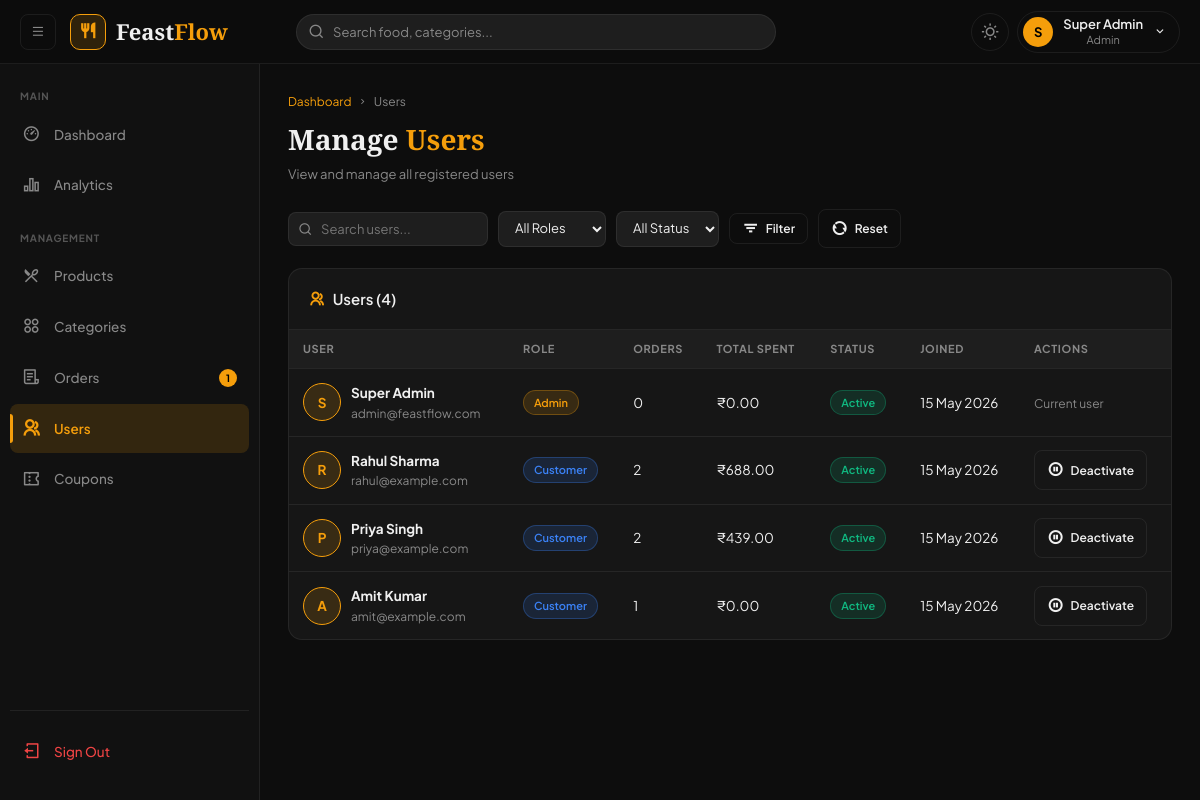
The page /admin/users.php (signed in) on the database its author committed.
### tables this page shows
CREATE TABLE IF NOT EXISTS `users` (
    `id`              INT UNSIGNED    NOT NULL AUTO_INCREMENT,
    `name`            VARCHAR(100)    NOT NULL,
    `email`           VARCHAR(150)    NOT NULL UNIQUE,
    `password_hash`   VARCHAR(255)    NOT NULL,
    `role`            ENUM('admin','customer') NOT NULL DEFAULT 'customer',
    `phone`           VARCHAR(20)     NULL,
    `address`         TEXT            NULL,
    `avatar`          VARCHAR(255)    NULL,
    `status`          ENUM('active','inactive','banned') NOT NULL DEFAULT 'active',
    `login_attempts`  TINYINT         NOT NULL DEFAULT 0,
    `locked_until`    TIMESTAMP       NULL,
    `last_login`      TIMESTAMP       NULL,
    `created_at`      TIMESTAMP       NOT NULL DEFAULT CURRENT_TIMESTAMP,
    `updated_at`      TIMESTAMP       NOT NULL DEFAULT CURRENT_TIMESTAMP ON UPDATE CURRENT_TIMESTAMP,
    PRIMARY KEY (`id`),
    INDEX `idx_email` (`email`),
    INDEX `idx_role`  (`role`),
    INDEX `idx_status`(`status`)
);

### admin/users.php (the view, shortened to what this page needs)
<?php
require_once __DIR__ . '/../includes/functions.php';
$search = $_GET['search'] ?? '';
$pdo = getPDO();
$sql = "SELECT u.*, (SELECT COUNT(*) FROM orders o WHERE o.user_id=u.id) AS order_count, (SELECT COALESCE(SUM(total),0) FROM orders o WHERE o.user_id=u.id AND o.status='delivered') AS total_spent FROM users u WHERE 1=1";
$params = [];
$sql .= " ORDER BY u.created_at DESC";
$stmt = $pdo->prepare($sql); $stmt->execute($params);
$users = $stmt->fetchAll();
$page   = max(1,(int)($_GET['page']??1));
$total  = count($users);
$users  = array_slice($users, ($page-1)*ROWS_PER_PAGE, ROWS_PER_PAGE);
include __DIR__ . '/../includes/header.php';
?>
<div class="page-header">
  <div>
    <div class="breadcrumb"><a href="<?= APP_URL ?>/admin/dashboard.php">Dashboard</a><i class="ri-arrow-right-s-line"></i>Users</div>
    <h1 class="page-title">Manage <span>Users</span></h1>
    <p class="page-subtitle">View and manage all registered users</p>
  </div>
</div>
<form method="GET">
  <div class="filters-bar">
    <div class="search-filter"><i class="ri-search-line"></i>
      <input type="text" name="search" placeholder="Search users..." value="<?= sanitize($search) ?>">
    </div>
    <select name="role" class="filter-select">
      <option value="">All Roles</option>
    </select>
    <select name="status" class="filter-select">
      <option value="">All Status</option>
    </select>
    <button type="submit" class="btn btn-outline btn-sm"><i class="ri-filter-3-line"></i> Filter</button>
    <a href="<?= APP_URL ?>/admin/users.php" class="btn btn-outline btn-sm"><i class="ri-refresh-line"></i> Reset</a>
  </div>
</form>
<div class="card">
  <div class="card-header"><div class="card-title"><i class="ri-group-line"></i>Users (<?= $total ?>)</div></div>
  <?php if (empty($users)): ?>
  <div class="empty-state"><i class="ri-group-line"></i><h3>No users found</h3><p>Try adjusting your filters.</p></div>
  <?php else: ?>
  <div class="table-wrapper">
    <table>
      <thead><tr><th>User</th><th>Role</th><th>Orders</th><th>Total Spent</th><th>Status</th><th>Joined</th><th>Actions</th></tr></thead>
      <tbody>
      <?php foreach ($users as $u): ?>
      <tr data-searchable="<?= sanitize($u['name'].' '.$u['email']) ?>">
        <td>
          <div style="display:flex;align-items:center;gap:10px">
            <div style="width:38px;height:38px;border-radius:50%;background:var(--amber-glow);border:1px solid var(--amber);display:grid;place-items:center;font-weight:700;color:var(--amber);flex-shrink:0">
              <?= strtoupper(substr($u['name'],0,1)) ?>
            </div>
            <div>
              <div class="fw-bold"><?= sanitize($u['name']) ?></div>
              <div class="text-sm text-muted"><?= sanitize($u['email']) ?></div>
            </div>
          </div>
        </td>
        <td><?= $u['role'] === 'admin' ? '<span class="badge badge-warning">Admin</span>' : '<span class="badge badge-info">Customer</span>' ?></td>
        <td><?= $u['order_count'] ?></td>
        <td><?= formatPrice($u['total_spent']) ?></td>
        <td><?= statusBadge($u['status']) ?></td>
        <td><?= date('d M Y', strtotime($u['created_at'])) ?></td>
        <td>
          <?php if ($u['id'] !== (int)$_SESSION['user_id']): ?>
          <a href="?action=toggle&id=<?= $u['id'] ?>" class="btn <?= $u['status']==='active'?'btn-outline':'btn-success' ?> btn-sm">
            <i class="ri-<?= $u['status']==='active'?'pause':'play' ?>-circle-line"></i>
            <?= $u['status']==='active'?'Deactivate':'Activate' ?>
          </a>
          <?php else: ?><span class="text-sm text-muted">Current user</span><?php endif; ?>
        </td>
      </tr>
      <?php endforeach; ?>
      </tbody>
    </table>
  </div>
  <?php endif; ?>
</div>
<?php include __DIR__ . '/../includes/footer.php'; ?>

### includes/functions.php (shortened to what this page needs)
<?php
function formatPrice(float $price): string {
    return '₹' . number_format($price, 2);
}
function sanitize(string $str): string {
    return htmlspecialchars(trim($str), ENT_QUOTES, 'UTF-8');
}
function statusBadge(string $status): string {
    $map = [
        'pending'          => ['class' => 'badge-warning',  'label' => 'Pending'],
        'confirmed'        => ['class' => 'badge-info',     'label' => 'Confirmed'],
        'preparing'        => ['class' => 'badge-primary',  'label' => 'Preparing'],
        'out_for_delivery' => ['class' => 'badge-purple',   'label' => 'Out for Delivery'],
        'delivered'        => ['class' => 'badge-success',  'label' => 'Delivered'],
        'cancelled'        => ['class' => 'badge-danger',   'label' => 'Cancelled'],
        'active'           => ['class' => 'badge-success',  'label' => 'Active'],
        'inactive'         => ['class' => 'badge-secondary','label' => 'Inactive'],
        'paid'             => ['class' => 'badge-success',  'label' => 'Paid'],
        'banned'           => ['class' => 'badge-danger',   'label' => 'Banned'],
    ];
    $b = $map[$status] ?? ['class' => 'badge-secondary', 'label' => ucfirst($status)];
    return "<span class=\"badge {$b['class']}\">{$b['label']}</span>";
}

### rows shown on the page
users: name "S", name "Super Admin", email "admin@feastflow.com", role "Admin", order_count "0", total_spent "₹0.00", status "Active", created_at "15 May 2026", shows "Current user"
users: name "R", name "Rahul Sharma", email "rahul@example.com", role "Customer", order_count "2", total_spent "₹688.00", status "Active", created_at "15 May 2026", shows "Deactivate"
users: name "P", name "Priya Singh", email "priya@example.com", role "Customer", order_count "2", total_spent "₹439.00", status "Active", created_at "15 May 2026", shows "Deactivate"
users: name "A", name "Amit Kumar", email "amit@example.com", role "Customer", order_count "1", total_spent "₹0.00", status "Active", created_at "15 May 2026", shows "Deactivate"

### other values the page prints
substr($_SESSION['user_name'] ?? 'U', 0, 1) "S"
$_SESSION['user_name'] "Super Admin"
$_SESSION['user_role'] "Admin"
$pending "1"
$total "4"
